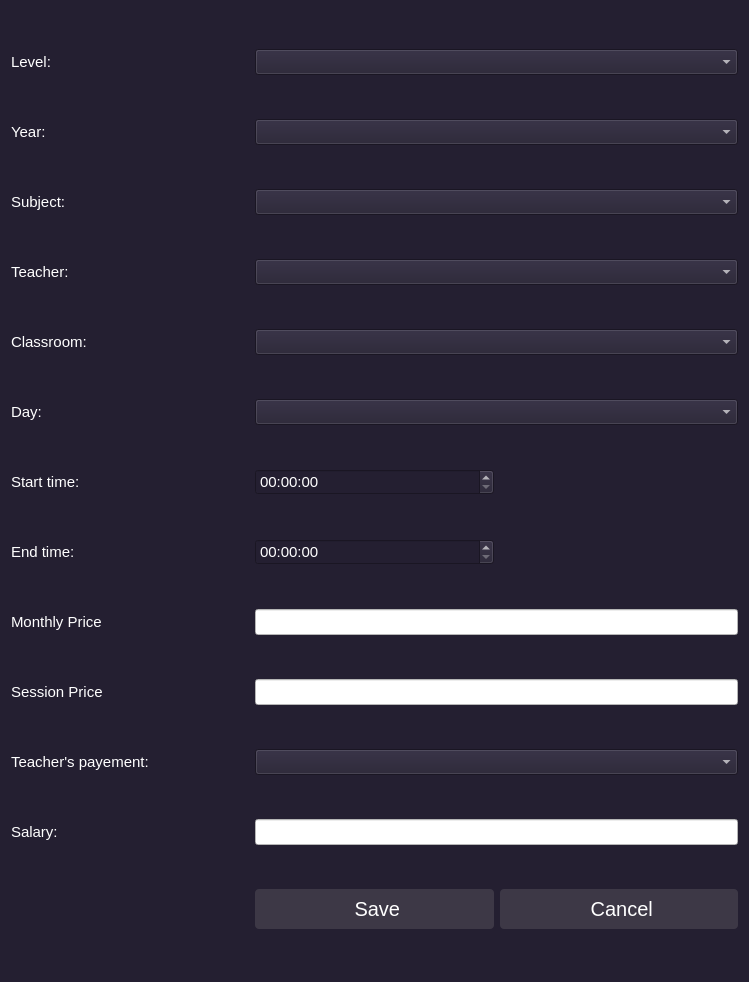
<?xml version="1.0" encoding="UTF-8"?>
<ui version="4.0">
 <class>class_edit_form</class>
 <widget class="QWidget" name="class_edit_form">
  <property name="geometry">
   <rect>
    <x>0</x>
    <y>0</y>
    <width>749</width>
    <height>982</height>
   </rect>
  </property>
  <property name="windowTitle">
   <string>Form</string>
  </property>
  <property name="styleSheet">
   <string notr="true">QWidget{
background-color:rgb(36, 31, 49);
color:rgb(255, 255, 255);
font-size:15px
}
            QPushButton {
                background-color: rgb(61, 56, 70);
                color:rgb(255, 255, 255);
                border: none;
                padding: 8px 16px;
                border-radius: 4px;
					font-size:20px
            }
            QPushButton:hover {
                background-color:rgb(192, 191, 188);
					color:black;
            }
QPushButton:disabled {
    background-color: rgb(222, 221, 218); /* Change the disabled color as desired */
}
QToolButton:pressed {
    background-color: rgb(153, 193, 241);  /* Change the pressed color as desired */
}
            QToolButton {
                background-color: rgb(53, 132, 228);
                color:black;
                border: none;
                padding: 8px 16px;
                border-radius: 4px;
            }
            QToolButton:hover {
                background-color:rgb(246, 245, 244);
					color:black;
            }
QToolButton:disabled {
    background-color: rgb(222, 221, 218); /* Change the disabled color as desired */
}
QPushButton:pressed {
    background-color: rgb(153, 193, 241);  /* Change the pressed color as desired */
}

</string>
  </property>
  <layout class="QGridLayout" name="gridLayout">
   <item row="8" column="1">
    <widget class="QLabel" name="label_9">
     <property name="text">
      <string>Monthly Price</string>
     </property>
    </widget>
   </item>
   <item row="13" column="3">
    <widget class="QPushButton" name="save_button">
     <property name="styleSheet">
      <string notr="true">QPushButton {
    background-color:rgb(61, 56, 70);
	
	color: rgb(255, 255, 255);
	font-size: 20px

}

QPushButton:hover {
    background-color: rgb(119, 118, 123);  /* Change the hover color as desired */
}

QPushButton:pressed {
    background-color: rgb(192, 191, 188);  /* Change the pressed color as desired */
}

QPushButton:disabled {
    background-color: rgb(222, 221, 218); /* Change the disabled color as desired */
}</string>
     </property>
     <property name="text">
      <string> Save</string>
     </property>
     <property name="icon">
      <iconset>
       <normaloff>../../icons/ok.png</normaloff>../../icons/ok.png</iconset>
     </property>
     <property name="iconSize">
      <size>
       <width>30</width>
       <height>30</height>
      </size>
     </property>
    </widget>
   </item>
   <item row="12" column="1">
    <widget class="QLabel" name="label_11">
     <property name="text">
      <string>Salary:</string>
     </property>
    </widget>
   </item>
   <item row="5" column="1">
    <widget class="QLabel" name="label_5">
     <property name="text">
      <string>Day:</string>
     </property>
    </widget>
   </item>
   <item row="7" column="3">
    <widget class="QTimeEdit" name="end_time_input"/>
   </item>
   <item row="1" column="1">
    <widget class="QLabel" name="label_8">
     <property name="text">
      <string>Year:</string>
     </property>
    </widget>
   </item>
   <item row="2" column="1">
    <widget class="QLabel" name="label_2">
     <property name="text">
      <string>Subject:</string>
     </property>
    </widget>
   </item>
   <item row="3" column="1">
    <widget class="QLabel" name="label_3">
     <property name="text">
      <string>Teacher:</string>
     </property>
    </widget>
   </item>
   <item row="6" column="3">
    <widget class="QTimeEdit" name="start_time_input"/>
   </item>
   <item row="11" column="1">
    <widget class="QLabel" name="label_10">
     <property name="text">
      <string>Teacher's payement:</string>
     </property>
    </widget>
   </item>
   <item row="4" column="1">
    <widget class="QLabel" name="label_4">
     <property name="text">
      <string>Classroom:</string>
     </property>
    </widget>
   </item>
   <item row="7" column="1">
    <widget class="QLabel" name="label_7">
     <property name="text">
      <string>End time:</string>
     </property>
    </widget>
   </item>
   <item row="6" column="1">
    <widget class="QLabel" name="label_6">
     <property name="text">
      <string>Start time:</string>
     </property>
    </widget>
   </item>
   <item row="0" column="1">
    <widget class="QLabel" name="label">
     <property name="text">
      <string>Level:</string>
     </property>
    </widget>
   </item>
   <item row="10" column="1">
    <widget class="QLabel" name="label_12">
     <property name="text">
      <string>Session Price</string>
     </property>
    </widget>
   </item>
   <item row="13" column="4">
    <widget class="QPushButton" name="Cancel_button">
     <property name="styleSheet">
      <string notr="true">QPushButton {
    background-color:rgb(61, 56, 70);
	
	color: rgb(255, 255, 255);
	font-size: 20px

}

QPushButton:hover {
    background-color: rgb(119, 118, 123);  /* Change the hover color as desired */
}

QPushButton:pressed {
    background-color: rgb(192, 191, 188);  /* Change the pressed color as desired */
}

QPushButton:disabled {
    background-color: rgb(222, 221, 218); /* Change the disabled color as desired */
}</string>
     </property>
     <property name="text">
      <string> Cancel</string>
     </property>
     <property name="icon">
      <iconset>
       <normaloff>../../icons/cancel.png</normaloff>../../icons/cancel.png</iconset>
     </property>
     <property name="iconSize">
      <size>
       <width>30</width>
       <height>30</height>
      </size>
     </property>
    </widget>
   </item>
   <item row="12" column="3" colspan="2">
    <widget class="QLineEdit" name="salary_input">
     <property name="styleSheet">
      <string notr="true">color: rgb(0, 0, 0);
background-color: rgb(255, 255, 255);</string>
     </property>
    </widget>
   </item>
   <item row="11" column="3" colspan="2">
    <widget class="QComboBox" name="teachers_payement_combobox"/>
   </item>
   <item row="10" column="3" colspan="2">
    <widget class="QLineEdit" name="session_price_input">
     <property name="styleSheet">
      <string notr="true">color: rgb(0, 0, 0);
background-color: rgb(255, 255, 255);</string>
     </property>
    </widget>
   </item>
   <item row="8" column="3" colspan="2">
    <widget class="QLineEdit" name="price_input">
     <property name="styleSheet">
      <string notr="true">color: rgb(0, 0, 0);
background-color: rgb(255, 255, 255);</string>
     </property>
    </widget>
   </item>
   <item row="5" column="3" colspan="2">
    <widget class="QComboBox" name="day_combobox"/>
   </item>
   <item row="4" column="3" colspan="2">
    <widget class="QComboBox" name="classroom_combobox"/>
   </item>
   <item row="3" column="3" colspan="2">
    <widget class="QComboBox" name="teacher_combobox"/>
   </item>
   <item row="2" column="3" colspan="2">
    <widget class="QComboBox" name="subject_combobox"/>
   </item>
   <item row="1" column="3" colspan="2">
    <widget class="QComboBox" name="year_combobox"/>
   </item>
   <item row="0" column="3" colspan="2">
    <widget class="QComboBox" name="level_combobox"/>
   </item>
  </layout>
 </widget>
 <resources/>
 <connections/>
</ui>
